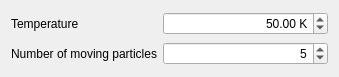
<?xml version="1.0" encoding="UTF-8"?>
<ui version="4.0">
 <class>SEMonteCarloStateUpdaterPropertiesClass</class>
 <widget class="QWidget" name="SEMonteCarloStateUpdaterPropertiesClass">
  <property name="geometry">
   <rect>
    <x>0</x>
    <y>0</y>
    <width>339</width>
    <height>77</height>
   </rect>
  </property>
  <property name="minimumSize">
   <size>
    <width>314</width>
    <height>77</height>
   </size>
  </property>
  <property name="maximumSize">
   <size>
    <width>350</width>
    <height>77</height>
   </size>
  </property>
  <property name="windowTitle">
   <string>Properties</string>
  </property>
  <property name="layoutDirection">
   <enum>Qt::LeftToRight</enum>
  </property>
  <layout class="QGridLayout" name="gridLayout">
   <item row="0" column="0">
    <widget class="QLabel" name="labelTemperature">
     <property name="sizePolicy">
      <sizepolicy hsizetype="Minimum" vsizetype="Preferred">
       <horstretch>0</horstretch>
       <verstretch>0</verstretch>
      </sizepolicy>
     </property>
     <property name="maximumSize">
      <size>
       <width>120</width>
       <height>16777215</height>
      </size>
     </property>
     <property name="frameShadow">
      <enum>QFrame::Raised</enum>
     </property>
     <property name="text">
      <string>Temperature</string>
     </property>
     <property name="alignment">
      <set>Qt::AlignLeading|Qt::AlignLeft|Qt::AlignVCenter</set>
     </property>
    </widget>
   </item>
   <item row="0" column="1">
    <widget class="QDoubleSpinBox" name="doubleSpinBoxTemperature">
     <property name="minimumSize">
      <size>
       <width>100</width>
       <height>0</height>
      </size>
     </property>
     <property name="layoutDirection">
      <enum>Qt::LeftToRight</enum>
     </property>
     <property name="alignment">
      <set>Qt::AlignRight|Qt::AlignTrailing|Qt::AlignVCenter</set>
     </property>
     <property name="suffix">
      <string> K</string>
     </property>
     <property name="decimals">
      <number>2</number>
     </property>
     <property name="maximum">
      <double>10000.000000000000000</double>
     </property>
     <property name="singleStep">
      <double>1.000000000000000</double>
     </property>
     <property name="value">
      <double>50.000000000000000</double>
     </property>
    </widget>
   </item>
   <item row="1" column="0">
    <widget class="QLabel" name="labelNumberOfMovingParticles">
     <property name="frameShadow">
      <enum>QFrame::Raised</enum>
     </property>
     <property name="text">
      <string>Number of moving particles</string>
     </property>
     <property name="alignment">
      <set>Qt::AlignRight|Qt::AlignTrailing|Qt::AlignVCenter</set>
     </property>
    </widget>
   </item>
   <item row="1" column="1">
    <widget class="QSpinBox" name="spinBoxNumberOfMovingParticles">
     <property name="alignment">
      <set>Qt::AlignRight|Qt::AlignTrailing|Qt::AlignVCenter</set>
     </property>
     <property name="maximum">
      <number>10000</number>
     </property>
     <property name="value">
      <number>5</number>
     </property>
    </widget>
   </item>
  </layout>
 </widget>
 <resources/>
 <connections>
  <connection>
   <sender>spinBoxNumberOfMovingParticles</sender>
   <signal>valueChanged(int)</signal>
   <receiver>SEMonteCarloStateUpdaterPropertiesClass</receiver>
   <slot>onNumberOfMovingParticlesChanged(int)</slot>
   <hints>
    <hint type="sourcelabel">
     <x>217</x>
     <y>178</y>
    </hint>
    <hint type="destinationlabel">
     <x>130</x>
     <y>99</y>
    </hint>
   </hints>
  </connection>
  <connection>
   <sender>doubleSpinBoxTemperature</sender>
   <signal>valueChanged(double)</signal>
   <receiver>SEMonteCarloStateUpdaterPropertiesClass</receiver>
   <slot>onTemperatureChanged(double)</slot>
   <hints>
    <hint type="sourcelabel">
     <x>105</x>
     <y>179</y>
    </hint>
    <hint type="destinationlabel">
     <x>130</x>
     <y>99</y>
    </hint>
   </hints>
  </connection>
 </connections>
 <slots>
  <slot>onTemperatureChanged(double)</slot>
  <slot>onNumberOfMovingParticlesChanged(int)</slot>
 </slots>
</ui>
